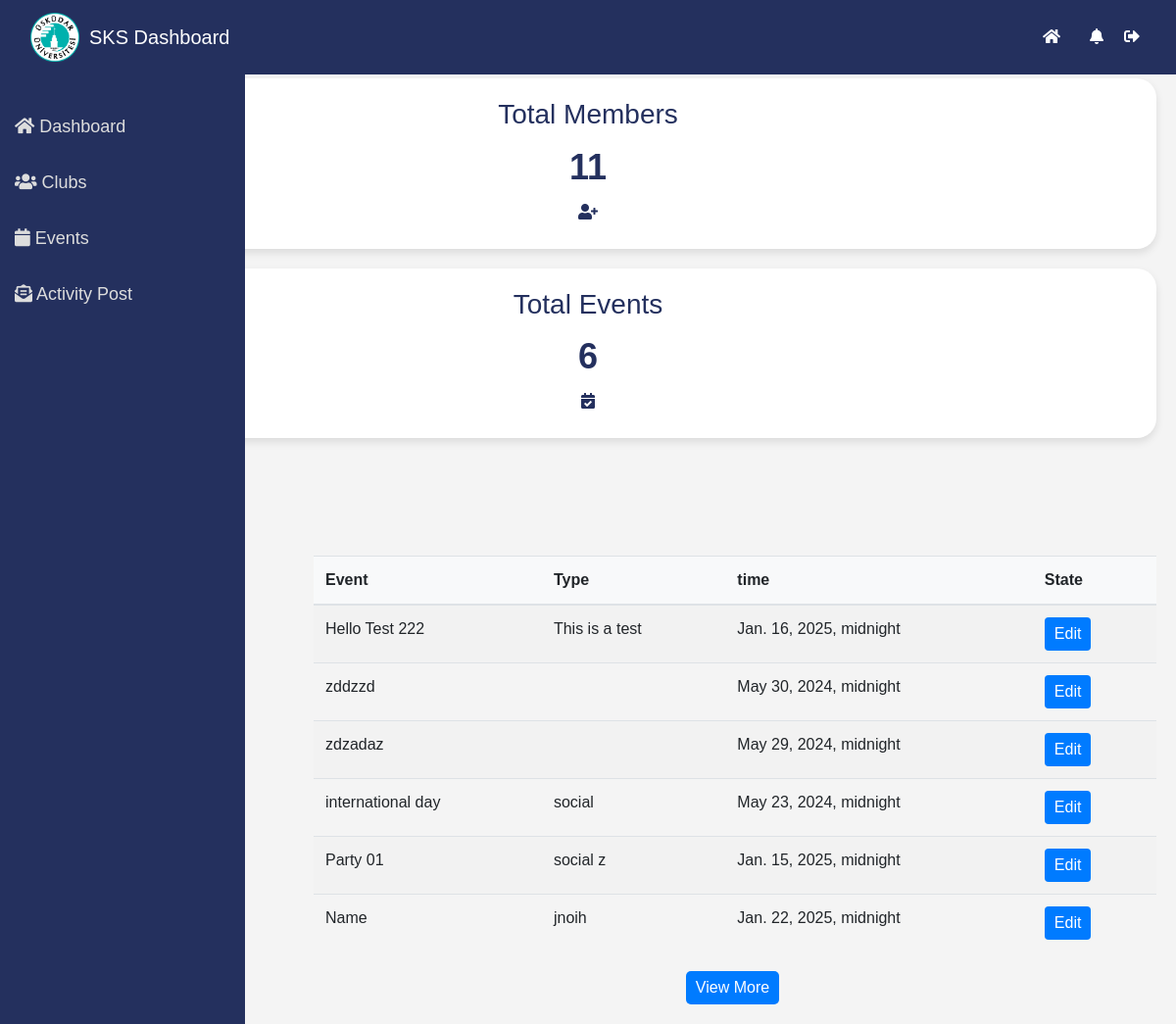
/admin_dashboard/ (signed in), run on an earlier commit of the app's database.
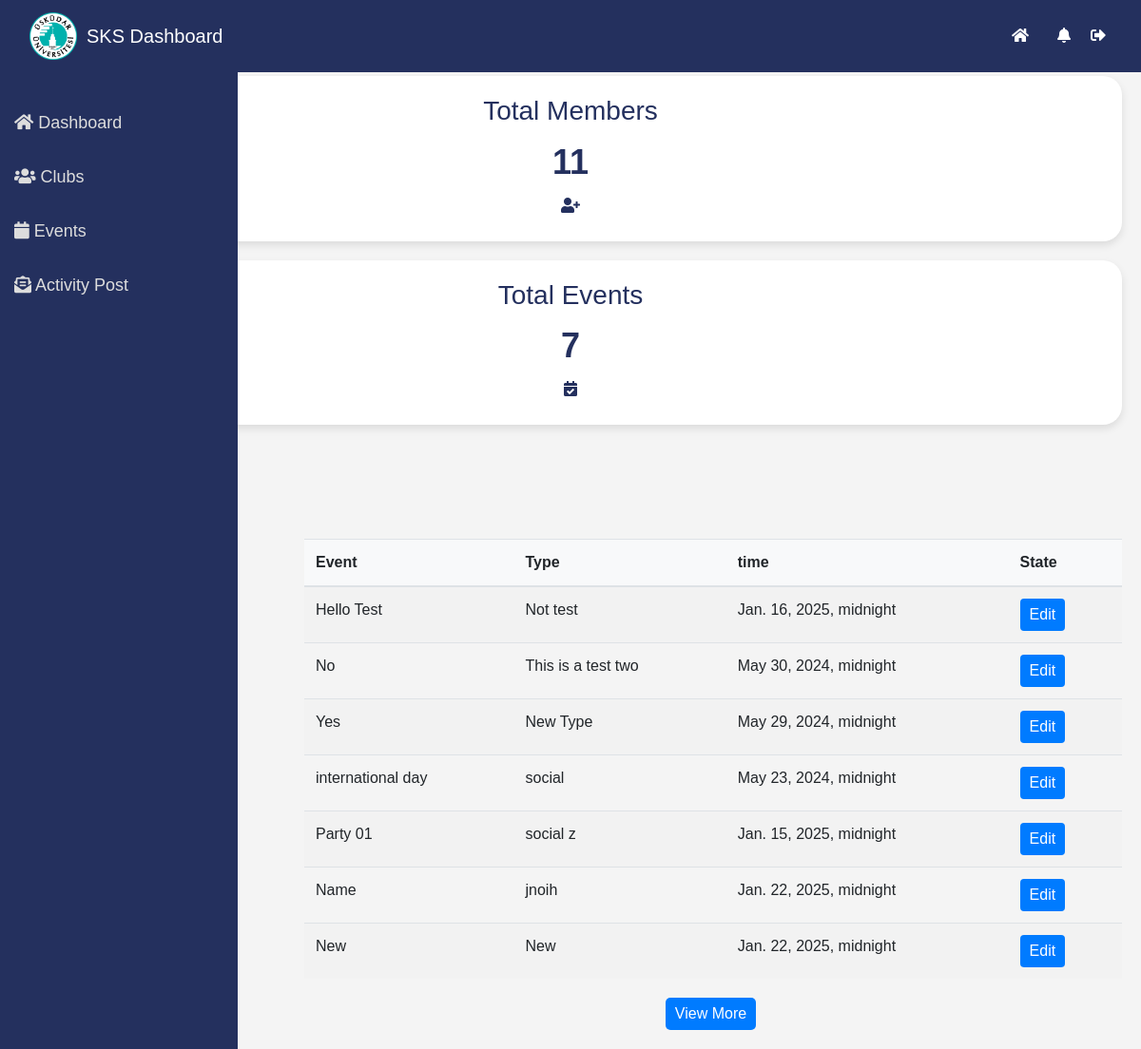
And on a later commit of the database.
### student_clubs/models.py (models this page shows)
class Event(models.Model):
    event_id = models.AutoField(primary_key=True)
    event_name = models.CharField(max_length=255)
    event_type = models.CharField(max_length=255)
    event_date = models.DateTimeField()
    event_status = models.TextChoices("Approved", "Declined")
    event_hall = models.CharField(max_length=255)
    event_description = models.CharField(max_length=1000)

### student_clubs/views.py (the view, shortened to what this page needs)
# urls.py: path('admin_dashboard/', ListActivityAdminDashboard.as_view(), name='admin_dashboard'),
class ListActivityAdminDashboard(LoginRequiredMixin,ListView,  PermissionRequiredMixin):
    model = Event
    template_name = 'admin_dashboard.html'
    context_object_name = 'events'
    def get_queryset(self):
        return Event.objects.all()
    def get_context_data(self, **kwargs):
        context = super().get_context_data(**kwargs)
        context['total_events'] = Event.objects.count()
        context['total_users'] = RedSeaUser.objects.count()
        return context

### student_clubs/templates/admin_dashboard.html (shortened to what this page needs)
{% include "admin_navbar.html"%} {%load static%} {%block content%}
<div class="dashboard-card">
  <h3>Total Members</h3>
  <span class="number">{{total_users}}</span>
  <i class="fas fa-user-plus"></i>
</div>
<div class="dashboard-card">
  <h3>Total Events</h3>
  <span class="number">{{total_events}}</span>
  <i class="fas fa-calendar-check"></i>
</div>
<div class="table-container">
  <table class="table">
    <thead>
      <tr>
        <th scope="col">Event</th>
        <th scope="col">Type</th>
        <th scope="col">time</th>
        <th scope="col">State</th>
      </tr>
    </thead>
    <tbody>
      {% for event in events %}
      <tr>
        <td>{{ event.event_name }}</td>
        <td>{{event.event_type}}</td>
        <td>{{event.event_date}}</td>
        <td>
          <button
            type="button"
            class="btn btn-primary edit-btn"
            data-id="{{ event.pk }}"
            data-name="{{ event.event_name }}"
            data-type="{{ event.event_type }}"
          >
            Edit
          </button>
        </td>
      </tr>
      {% endfor %}
    </tbody>
  </table>
  <div class="view-more-container">
    <a href="{% url 'admin_activity' %}">
      <button class="btn btn-primary view-more-button">View More</button>
    </a>
  </div>
</div>
{%endblock%}

What changed in the data, as far as the page shows it:
changed Event: event_name "Hello Test 222" → "Hello Test"; event_type "This is a test" → "Not test"
changed Event: event_name "zddzzd" → "No"; event_type (not shown) → "This is a test two"
changed Event: event_name "zdzadaz" → "Yes"; event_type (not shown) → "New Type"
added Event: event_name "New", event_type "New", event_date "Jan. 22, 2025, midnight"
Also different on the page:
{{ total_events }}: "6" → "7"
